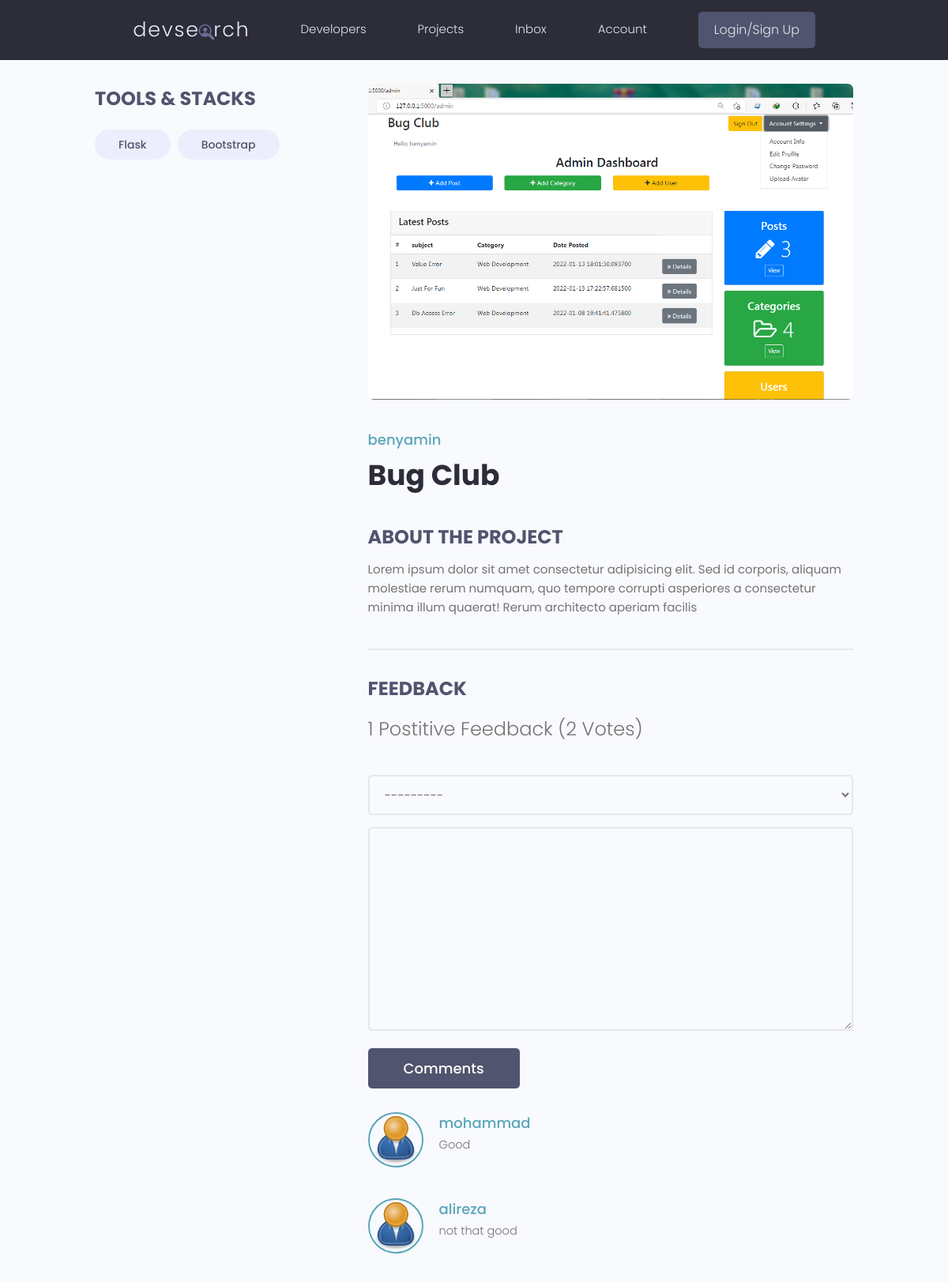
The page /projects/projects/dc37bf48-a286-43ef-aa50-4c42fe282f6d/ on the database its author committed.
### projects/models.py (models this page shows, shortened)
class Tag(models.Model):
    id=models.UUIDField(default=uuid4, primary_key=True, unique=True, editable=False)
    name=models.CharField(max_length=150)
    def __str__(self) -> str:
        return self.name

class Project(models.Model):
    id=models.UUIDField(default=uuid4, primary_key=True, unique=True, editable=False)
    owner=models.ForeignKey(Profile, on_delete=models.SET_NULL, null=True, blank=True)
    title=models.CharField(max_length=200)
    description=models.TextField(null=True, blank=True)
    demo_link=models.CharField(max_length=200, null=True, blank=True)
    featured_image=models.ImageField(null=True, blank=True, default='default.jpg')
    source_link=models.CharField(max_length=250, null=True, blank=True)
    vote_total=models.IntegerField(default=0, null=True, blank=True)
    vote_ratio=models.IntegerField(default=0, null=True, blank=True)
    tags=models.ManyToManyField('Tag', blank=True)
    created=models.DateTimeField(auto_now_add=True)
    class Meta:
        ordering=['-vote_ratio','-vote_total','title']

class Review(models.Model):
    vote_type=[
        ('up','Up Vote'),
        ('down','Down Vote')
    ]
    owner=models.ForeignKey(Profile, on_delete=models.CASCADE)
    project=models.ForeignKey(Project, on_delete=models.CASCADE)
    body=models.TextField()
    value=models.CharField(max_length=100, choices=vote_type)
    id=models.UUIDField(default=uuid4, primary_key=True, unique=True, editable=False)
    created=models.DateTimeField(auto_now_add=True)
    class Meta:
        unique_together=[['owner','project']]

### users/models.py (models this page shows, shortened)
class Profile(models.Model):
    id=models.UUIDField(default=uuid.uuid4, primary_key=True, editable=False, unique=True)
    user=models.OneToOneField(User, on_delete=models.CASCADE)
    short_intro=models.CharField(max_length=200, null=True, blank=True, default='')
    bio=models.TextField(null=True, blank=True, default='')
    location=models.CharField(max_length=100, null=True, blank=True, default='')
    profile_image=models.ImageField(upload_to='profiles/', null=True, blank=True,
		default='profiles/user-default.png')
    social_github=models.CharField(max_length=250, null=True, blank=True)
    social_twitter=models.CharField(max_length=250, null=True, blank=True)
    social_linkedin=models.CharField(max_length=250, null=True, blank=True)
    social_youtube=models.CharField(max_length=250, null=True, blank=True)
    social_website=models.CharField(max_length=250, null=True, blank=True)
    created=models.DateTimeField(auto_now_add=True)
    class Meta:
        ordering=['created']
        indexes=[models.Index(fields=['id'])]
    def __str__(self) -> str:
        return self.user.username

### projects/views.py (the view, shortened to what this page needs)
# urls.py: path('projects/<str:pk>/', views.project, name='project'),
def project(request,pk):
    project=get_object_or_404(Project.objects.prefetch_related('tags')\
                                            .select_related('owner__user'),pk=pk)
    reviews=Review.objects.filter(project_id=project.id).select_related('owner__user')
    form=ReviewForm()
    context={'project':project,'form':form,'reviews':reviews}
    return render(request, 'projects/single_project.html', context)

### projects/forms.py
class ReviewForm(forms.ModelForm):
    class Meta:
        model=Review
        fields=['value','body']
        labels={
            'value':'Place Your Vote',
            'body':'Add a Comment with your vote'
        }
    def __init__(self, *args, **kwargs):
        super().__init__(*args, **kwargs)
        for name , field in self.fields.items():
            field.widget.attrs.update({'class':'input'})

### projects/templates/projects/single_project.html (shortened to what this page needs)
{% extends 'base.html' %}
{% block content %}
<main class="singleProject my-md">
    <div class="container">
      <div class="layout">
        <div class="column column--1of3">
          <h3 class="singleProject__subtitle">Tools & Stacks</h3>
          <div class="singleProject__toolStack">
            {% for tag in project.tags.all %}
            <span class="tag tag--pill tag--sub tag--lg">
              <small>{{tag}}</small>
            </span>
            {% endfor %}
          </div>
        </div>
        <div class="column column--2of3">
          <img class="singleProject__preview" src="{{project.featured_image.url}}" alt="portfolio thumbnail" />
          <a href="{% url 'profile' project.owner.id %}" class="singleProject__developer">{{project.owner}}</a>
          <h2 class="singleProject__title">{{project.title}}</h2>
          <h3 class="singleProject__subtitle">About the Project</h3>
          <div class="singleProject__info">
            {{project.description|linebreaksbr}}
          </div>
          <div class="comments">
            <h3 class="singleProject__subtitle">Feedback</h3>
            <h5 class="project--rating">
              {{project.vote_ratio}} Postitive Feedback ({{ project.vote_total}} Vote{{project.vote_total|pluralize}})
            </h5>
              <form class="form" action="{% url 'project' project.id %}" method="POST">
                {% for field in form %}
                <div class="form__field">
                  {{field}}
                </div>
                {% endfor %}
                <input class="btn btn--sub btn--lg" type="submit" value="Comments" />
              </form>
            <div class="commentList">
              {% for review in reviews %}
              <div class="comment">
                <a href="{% url 'profile' project.owner.id %}">
                  <img class="avatar avatar--md"
                  src="{{review.owner.profile_image.url}}" alt="user" />
                </a>
                <div class="comment__details">
                  <a href="{% url 'profile' review.owner.id %}" class="comment__author">{{review.owner}}</a>
                  <p class="comment__info">{{review.body|linebreaksbr}}</p>
                </div>
              </div>
              {% endfor %}
            </div>
          </div>
        </div>
      </div>
    </div>
  </main>
{% endblock %}

### static/style/app.css (style rules this page uses)
:root { --color-sub: #2d2d39; }
.btn--sub { background-color: var(--color-sub-light); }
img { width: 100%; }
.singleProject .column--1of3 { order: 2; }
@media screen and (min-width: 1081px) { .singleProject .column--1of3 { order: 1; } }
@media screen and (min-width: 1081px) { .singleProject .column--2of3 { order: 2; } }
.singleProject__toolStack { margin-top: 2rem; margin-bottom: 4rem; }
.singleProject__preview { height: 50vh; object-fit: cover; object-position: top center; margin-bottom: 3rem; border-radius: 0.7rem; }
.singleProject__developer { font-size: 1.8rem; font-weight: 500; }
.singleProject__title { font-size: 3.6rem; font-weight: 700; color: var(--color-sub); margin-bottom: 3rem; }
.project--rating { margin-bottom: 1.6em; margin-top: .5em; }
.singleProject__subtitle { text-transform: uppercase; font-size: 2.4rem; font-weight: 700; color: var(--color-sub-light); margin-bottom: 1rem; }
.comments { margin-top: 4rem; padding-top: 3rem; border-top: 2px solid var(--color-light); }
.commentList { margin: 3rem 0; }
.comment { display: flex; gap: 2rem; }
.comment:not(:last-child) { margin-bottom: 3rem; }
.comment__author { font-size: 1.8rem; }
.comment__info { font-size: 1.45rem; }

### static/uikit/styles/modules/_variables.css (style rules this page uses)
:root { --color-main: #5aa5b9; --color-main-light: #e6faff; --color-sub: #3f4156; --color-sub-light: #51546e; --color-sub-lighter: #ededfd; --color-text: #737373; --color-gray: #8b8b8b; --color-light: #e5e7eb; --color-light-gray: #767676; --color-bg: #f8fafd; --color-white: #fffefd; --color-white-light: #f3f3f3; --color-success: #359e64; --color-success-bg: #def8e8; --color-error: #fc4b0b; --color-error-bg: #fff2ee; --font-base: 'Poppins', arial, helvetica, 'Segoe UI', roboto, ubuntu, sans-serif; --font-monospace: 'Fira Code', 'Courier New', courier, monospace; --font-regular: 300; --font-medium: 500; --font-bold: 700; --generic-shadow: 1px 1px 5px #00000010; --generic-transition: all 0.3s ease-in-out; }

### static/uikit/styles/modules/_base.css (style rules this page uses)
* { margin: 0; padding: 0; box-sizing: border-box; text-rendering: optimizeLegibility; color: inherit; font-size: inherit; }
html { font-size: 50%; }
@media only screen and (min-width: 480px) { html { font-size: 56.25%; } }
@media only screen and (min-width: 1200px) { html { font-size: 62.5%; } }
body { line-height: 1.6; font-weight: 400; font-size: 1.5rem; color: var(--color-text); background-color: var(--color-bg); min-height: 100vh; }

### static/uikit/styles/modules/_typography.css (style rules this page uses)
* { font-family: var(--font-base); }
h2 { font-size: 3.6rem; font-weight: var(--font-bold); }
h3 { font-size: 3.2rem; font-weight: var(--font-medium); }
h5 { font-size: 2.4rem; font-weight: var(--font-medium); }
h5, h6 { font-weight: var(--font-regular); }
p, span, strong { font-size: 1.6rem; color: var(--color-text); font-weight: var(--font-regular); }
a { padding-bottom: 2px; text-decoration: none; display: inline-block; color: var(--color-main); font-weight: var(--font-medium); }

### static/uikit/styles/modules/_utilities.css (style rules this page uses)
.container { width: 92%; max-width: 165rem; margin: 0 auto; box-sizing: border-box; }
@media screen and (min-width: 1000px) { .container { width: 90%; } }
@media screen and (min-width: 1200px) { .container { width: 80%; } }
.my-md { margin: 3rem auto; }

### static/uikit/styles/modules/_avatar.css (style rules this page uses)
.avatar { border-radius: 50%; border: 2px solid var(--color-main); object-fit: cover; }
.avatar--md { height: 7rem; width: 7rem; }

### static/uikit/styles/modules/_button.css (style rules this page uses)
.btn { display: inline-block; position: relative; cursor: pointer; background-color: var(--color-light); font-weight: var(--font-medium); color: var(--color-sub); text-decoration: none; padding: 1rem 2rem; border-radius: 0.5rem; border: none; width: -webkit-fit-content; width: -moz-fit-content; width: fit-content; height: -webkit-fit-content; height: -moz-fit-content; height: fit-content; font-size: 1.6rem; outline-width: 0; outline-color: transparent; -webkit-backface-visibility: hidden; backface-visibility: hidden; transition: all 0.3s ease-in-out; }
.btn--sub { background-color: var(--color-sub); color: var(--color-white); }
.btn--lg { font-size: 1.8rem; padding: 1.2rem 4.5rem; }

### static/uikit/styles/modules/_form.css (style rules this page uses)
.form { display: block; }
.form__field { margin-top: 1.5rem; margin-bottom: 1.5rem; }
input.input[type='text'], input.input[type='email'], input.input[type='password'], input.input[type='number'], select.input, textarea.input { min-width: 24rem; width: 100%; padding: 1.2rem 1.5rem; border-radius: 0.5rem; border: 2px solid var(--color-light); transition: all 0.3s ease-in-out; background-color: var(--color-bg); }

### rows shown on the page
Tag: name "Flask"
Tag: name "Bootstrap"
Project: featured_image (picture), owner "benyamin", title "Bug Club", description "Lorem ipsum dolor sit amet consectetur adipisicing elit. Sed id corporis, aliquam molestiae rerum numquam, quo tempore corrupti asperiores a consectetur minima illum quaerat! Rerum architecto aperiam facilis", vote_ratio "1", vote_total "2"
Review: owner.profile_image (placeholder picture), owner "mohammad", body "Good"
Review: owner.profile_image (placeholder picture), owner "alireza", body "not that good"
